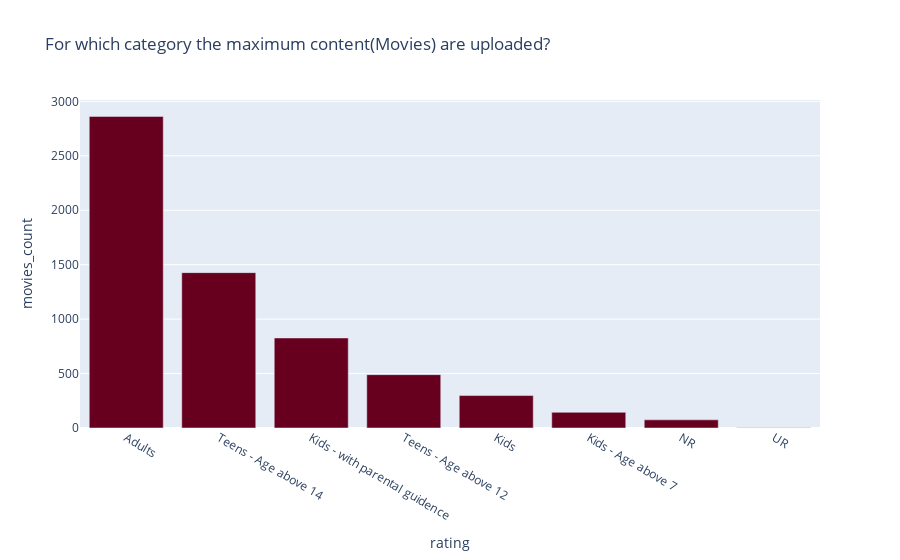

This figure's notebook cell:
### Code cell
df_2 = df.query("type == 'Movie'")
df_2 = df_2[["title", "rating"]]
df_2 = df_2.groupby(['rating'])["title"].count().reset_index().sort_values('title', ascending = False)
df_2 = df_2.rename(columns = {"title": "movies_count"})
px.bar(df_2, x='rating', y='movies_count', color_discrete_sequence=px.colors.sequential.RdBu,
       title='For which category the maximum content(Movies) are uploaded? ')

### Figure 1 — Plotly figure (JSON) as saved in the notebook; plotly's stock layout.template omitted (floating-point values rounded to 4 significant figures)
{"data": [{"alignmentgroup": "True", "hovertemplate": "rating=%{x}<br>movies_count=%{y}<extra></extra>", "legendgroup": "", "marker": {"color": "rgb(103,0,31)", "pattern": {"shape": ""}}, "name": "", "offsetgroup": "", "orientation": "v", "showlegend": false, "textposition": "auto", "type": "bar", "x": ["Adults", "Teens - Age above 14", "Kids - with parental guidence", "Teens - Age above 12", "Kids", "Kids - Age above 7", "NR", "UR"], "xaxis": "x", "y": [2862, 1427, 827, 490, 298, 144, 75, 3], "yaxis": "y"}], "layout": {"barmode": "relative", "legend": {"tracegroupgap": 0}, "title": {"text": "For which category the maximum content(Movies) are uploaded? "}, "xaxis": {"anchor": "y", "domain": [0, 1], "title": {"text": "rating"}}, "yaxis": {"anchor": "x", "domain": [0, 1], "title": {"text": "movies_count"}}}}
